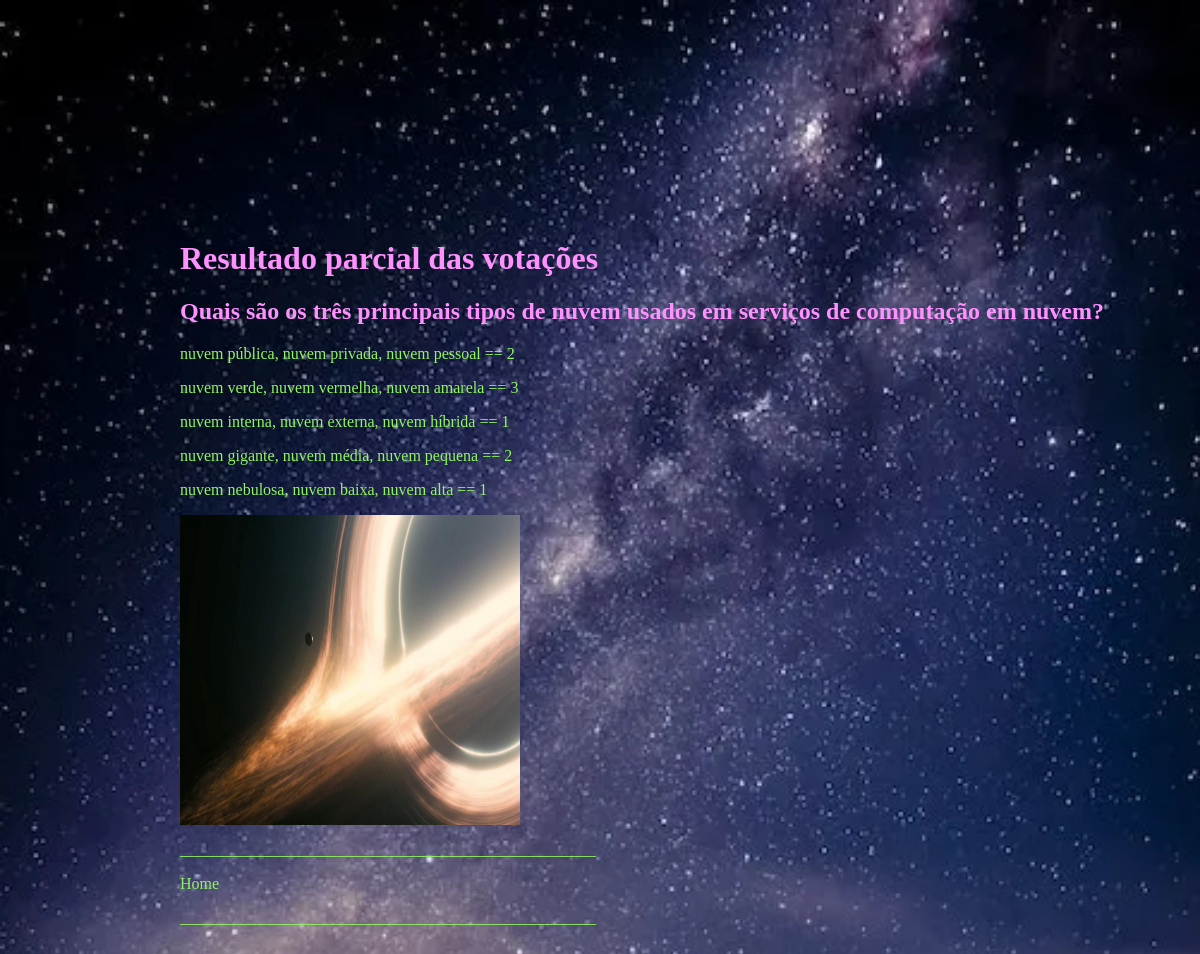
/myApp/results/11, run on the app's committed database.
### myApp/models.py (models this page shows, shortened)
class Pergunta(models.Model):
    texto = models.CharField(max_length = 150)
    data_pub = models.DateTimeField('Data de publicação')
    ativo = models.BooleanField(default = True)

class Alternativa(models.Model):
    texto=models.CharField(max_length=80)
    qtd_votos=models.IntegerField(default=0)
    pergunta = models.ForeignKey(Pergunta, on_delete=models.CASCADE)
    ativo = models.BooleanField(default = True)

### myApp/views.py (the view)
# urls.py: path('results/<int:pergunta_id>',views.results,name='results')
def results(request, pergunta_id):
    alt = get_object_or_404(Pergunta, pk = pergunta_id)
    return render(request, 'myApp/results.html',{'context':alt})

### myApp/templates/myApp/results.html
{% load static %}
<html>
    <head>
       <link rel="stylesheet" type="text/css" href="{% static 'myApp/resultado.css' %}"/>
    </head>
    <body>
        {%if context %}
         <h1>Resultado parcial das votações</h1>
         <h2>{{context.texto}}</h2>
         {% for alt in context.alternativa_set.all %}
            <p>{{alt.texto}} == {{alt.qtd_votos}}</p>
         {% endfor %}
        {%endif%}
        <img src="{% static 'myApp/img/galatic.png'%}" width="340px" height="310px"/>
        <br/>
         <div class="rodape">
           <p>____________________________________________________</p>
           <a href="{% url 'myApp:principal'%}">Home</a>
           <p>____________________________________________________</p>
        </div>
        <br/>
    </body>
</html>

### static/myApp/resultado.css (style rules this page uses)
body { width: 1000px; margin-top: 30vh; margin-left: 15vw; background-image: url("./img/foto-vertical-de-um-lindo-ceu-estrelado_181624-25916.png"); background-repeat: no-repeat; background-size: cover; }
h1 { color:#ff91ff; }
h2 { color:#ff91ff; }
a { color: #92f561; text-decoration: none; }
p { color: #92f561; }

### data on the page
Pergunta: texto "Quais são os três principais tipos de nuvem usados em serviços de computação em nuvem?"
Alternativa: texto "nuvem pública, nuvem privada, nuvem pessoal", qtd_votos "2"
Alternativa: texto "nuvem verde, nuvem vermelha, nuvem amarela", qtd_votos "3"
Alternativa: texto "nuvem interna, nuvem externa, nuvem híbrida", qtd_votos "1"
Alternativa: texto "nuvem gigante, nuvem média, nuvem pequena", qtd_votos "2"
Alternativa: texto "nuvem nebulosa, nuvem baixa, nuvem alta", qtd_votos "1"
